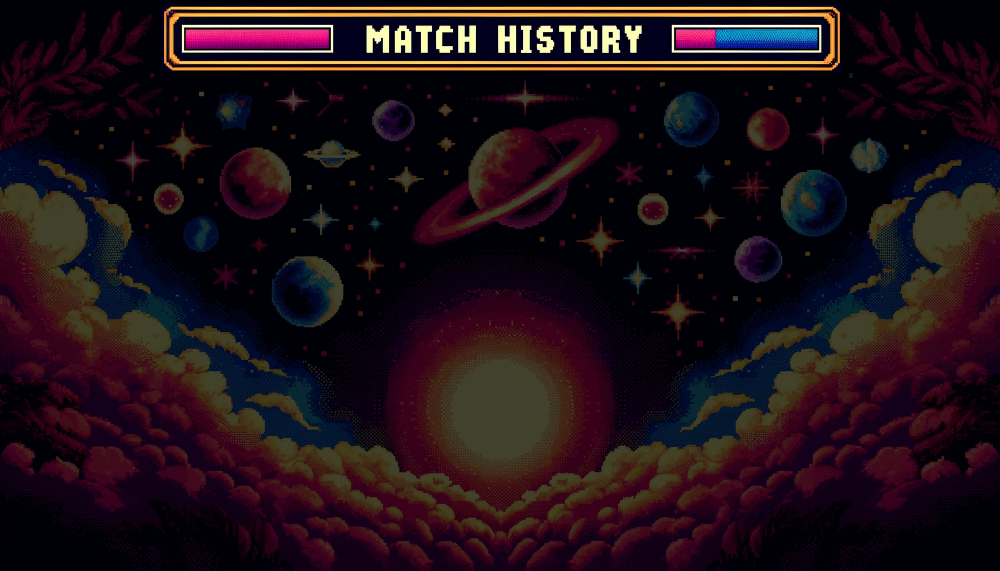
#> input picture match_history.png, 1000 x 571 px
$ python Image.py
#> lines starting #> are read from the running program, lines starting #| are printed output that depends on the picture
from PIL import Image

# Görüntüyü aç
image = Image.open("match_history.png")
#> image is the input picture: PIL image 1000x571 RGBA; mean R, G, B, A 31.3, 16.4, 23.6, 255

# Görüntüyü GIF formatına dönüştür
new_image = image.resize((50, 70))
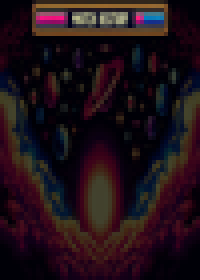
#> new_image: PIL image 50x70 RGBA (shown 4 times larger); mean R, G, B, A 31.6, 16.5, 23.7, 255
image.save("Documents/match_history.gif")
